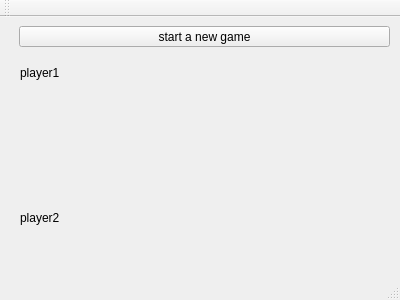
<?xml version="1.0" encoding="UTF-8"?>
<ui version="4.0">
 <class>MainWindow</class>
 <widget class="QMainWindow" name="MainWindow">
  <property name="geometry">
   <rect>
    <x>0</x>
    <y>0</y>
    <width>400</width>
    <height>300</height>
   </rect>
  </property>
  <property name="windowTitle">
   <string>MainWindow</string>
  </property>
  <widget class="QWidget" name="centralWidget">
   <widget class="QPushButton" name="startNewGame">
    <property name="geometry">
     <rect>
      <x>19</x>
      <y>9</y>
      <width>371</width>
      <height>21</height>
     </rect>
    </property>
    <property name="text">
     <string>start a new game</string>
    </property>
   </widget>
   <widget class="TicTacToeWidget" name="gameBoard" native="true">
    <property name="geometry">
     <rect>
      <x>30</x>
      <y>70</y>
      <width>341</width>
      <height>121</height>
     </rect>
    </property>
   </widget>
   <widget class="QLabel" name="player1Name">
    <property name="geometry">
     <rect>
      <x>20</x>
      <y>45</y>
      <width>261</width>
      <height>21</height>
     </rect>
    </property>
    <property name="text">
     <string>player1</string>
    </property>
   </widget>
   <widget class="QLabel" name="player2Name">
    <property name="geometry">
     <rect>
      <x>20</x>
      <y>170</y>
      <width>231</width>
      <height>61</height>
     </rect>
    </property>
    <property name="text">
     <string>player2</string>
    </property>
   </widget>
  </widget>
  <widget class="QMenuBar" name="menuBar">
   <property name="geometry">
    <rect>
     <x>0</x>
     <y>0</y>
     <width>400</width>
     <height>17</height>
    </rect>
   </property>
  </widget>
  <widget class="QToolBar" name="mainToolBar">
   <attribute name="toolBarArea">
    <enum>TopToolBarArea</enum>
   </attribute>
   <attribute name="toolBarBreak">
    <bool>false</bool>
   </attribute>
  </widget>
  <widget class="QStatusBar" name="statusBar"/>
 </widget>
 <layoutdefault spacing="6" margin="11"/>
 <customwidgets>
  <customwidget>
   <class>TicTacToeWidget</class>
   <extends>QWidget</extends>
   <header>tictactoewidget.h</header>
   <container>1</container>
  </customwidget>
 </customwidgets>
 <resources/>
 <connections/>
</ui>
